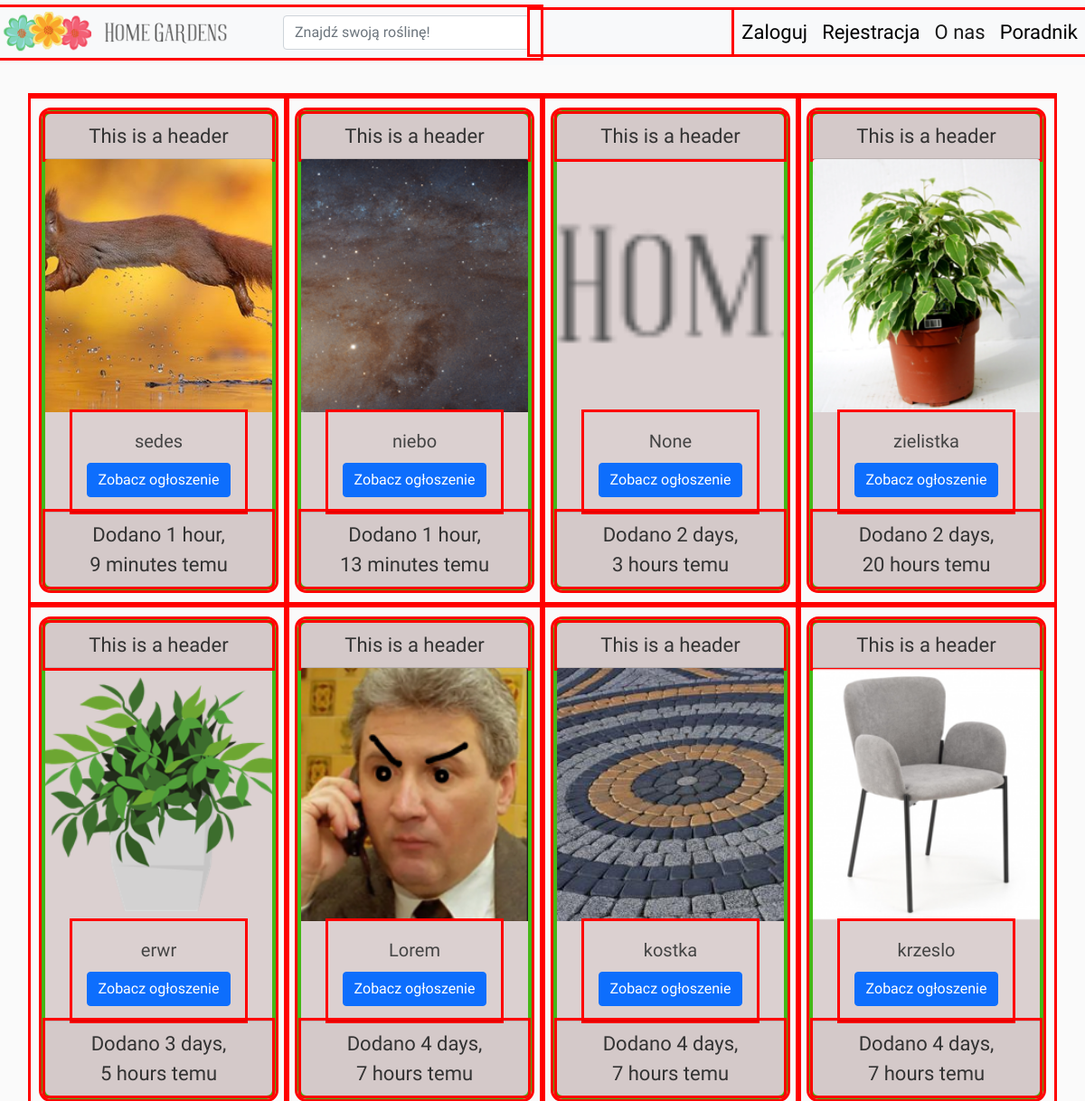
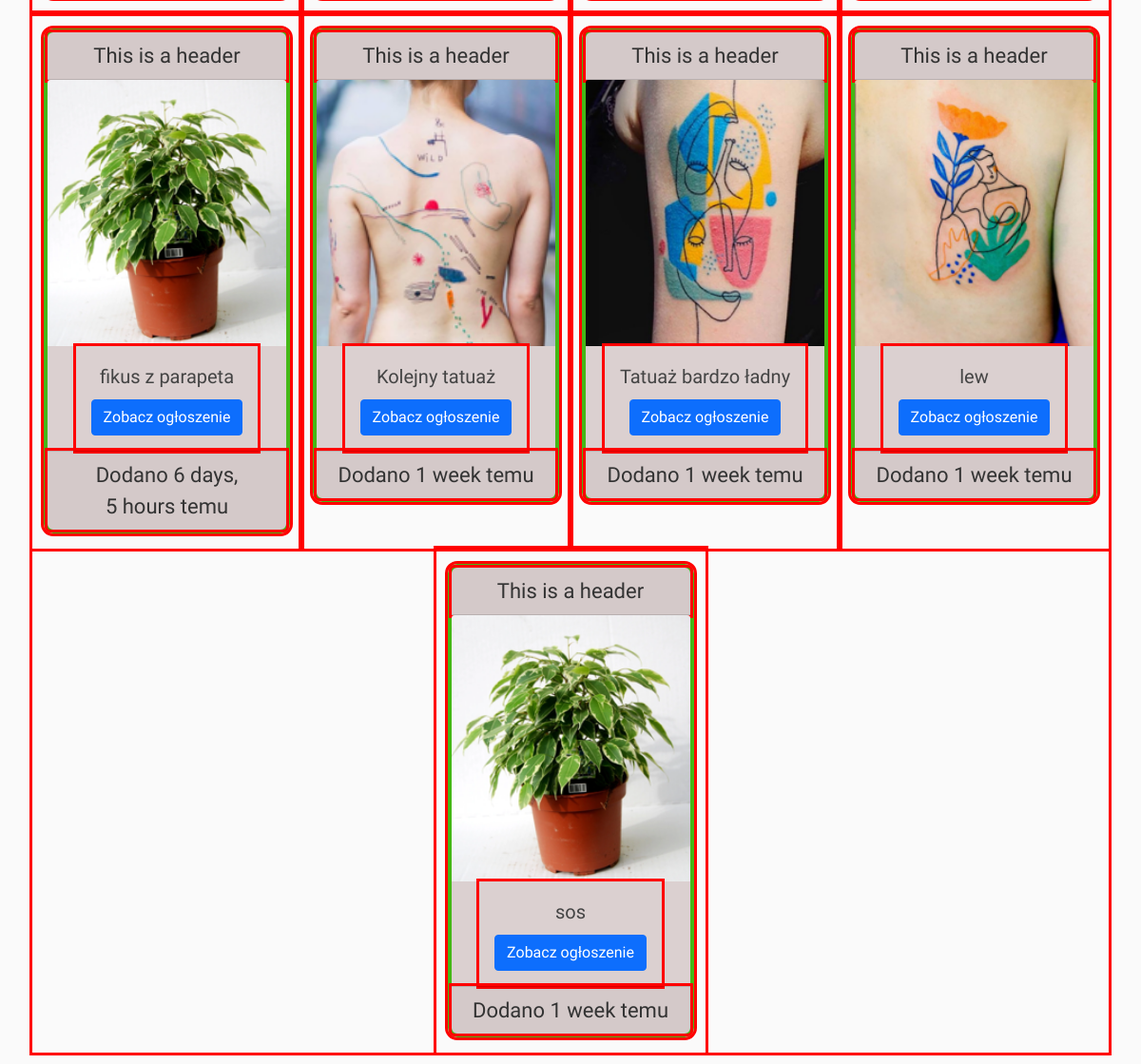
The page / on the database its author committed (2 pictures, top to bottom).
### home/models.py (models this page shows, shortened)
class Offer(models.Model):
    title = models.CharField(
        max_length=100, verbose_name="Nazwa przedmiotu:", null=True, blank=True)
    description = models.TextField(
        max_length=500, verbose_name="Opis:", null=True, blank=True)
    price = models.FloatField(verbose_name="Cena:", null=True, blank=True)
    seller = models.ForeignKey(User, on_delete=models.CASCADE, null=True, blank=True, verbose_name='Sprzedawca: ')
    date_posted = models.DateTimeField(default=timezone.now)
    negotiable = models.BooleanField(verbose_name='Do negocjacji', default=True)
    category = models.ForeignKey(Category, on_delete=models.DO_NOTHING, default=None, verbose_name='Kategoria', null=True, blank=True)
    def get_absolute_url(self, *args, **kwargs):
        return reverse('offerdetail', kwargs={'pk': self.pk})

class OfferImage(models.Model):
    image = models.ImageField(verbose_name="  ",
        null=True, blank=True,
        upload_to='products_pics/', default='products_pics/default.png')
    offer = models.ForeignKey(
        Offer, on_delete=models.CASCADE, blank=True, null=True)

### home/views.py (the view)
# urls.py: path('', OfferListView.as_view(), name='offerlist'),
class OfferListView(ListView):
    model = Offer
    template_name = 'home/offer_list_view.html'
    context_object_name = 'offers'
    ordering = ['-date_posted']

### home/templates/home/offer_list_view.html
{% extends "home/base.html" %}
{% block content %}
<div class="row d-flex justify-content-center">
    {% for offer in offers %}
    <div class="col-9 col-sm-6 col-lg-3 ">
            <div class="card content-section2  w-100 my-3 " style='padding: 0'>
                <div class="card-header">
                    This is a header
                </div>
                <a href="{{ offer.get_absolute_url }}"><img src="{{ offer.offerimage_set.all.first.image.url }}"
                    class="card-img-top img-fluid mx-auto mw-100"
                alt="cover-photo"></a>
                <div class="card-body mx-auto">
                    <h5 class="card-title text-center py-1">{{ offer.title }}</h5>
                    <a href="{{ offer.get_absolute_url }}" class="btn btn-primary">Zobacz ogłoszenie</a>
                </div>
                <div class='card-footer mx-auto w-100'>
                    <p class="card-text">Dodano {{ offer.date_posted|timesince }} temu</p>
                </div>
            </div>
    </div>
    {% endfor %}
</div>
{% endblock content %}

### home/templates/home/base.html (shortened to what this page needs)
<!DOCTYPE html>
{% load static %}
<html lang="en">
<head>
    <link href="https://cdn.jsdelivr.net/npm/bootstrap@5.0.1/dist/css/bootstrap.min.css"
          rel="stylesheet">
    <link rel="stylesheet" type="text/css" href="{% static 'home/main1.css' %}">
</head>
<body>
    <nav class="site-header navbar navbar-expand-lg navbar-light bg-light fixed-top">
<div class='row'>
        <a class="navbar-brand col align-self-center" href="{% url 'offerlist' %}">
            <img class="img-fluid" src="{% static 'HomeGardensLogo.png' %}" alt="Home Garden Logo">
        </a>
        <form class="form-inline col align-self-center" method="GET">
            <input type="text" name="" id="" class="form-control" placeholder="Znajdź swoją roślinę!"
                aria-describedby="helpId">
        </form>
</div>
            <div class="collapse navbar-collapse" id="navbarNavAltMarkup">
                <div class="navbar-nav ms-lg-auto">
                {% if user.is_authenticated %}
                    <a class="nav-item nav-link" href="{% url 'offercreate' %}">Dodaj ogłoszenie</a>
                    <a class="nav-item nav-link" href="#">Twój profil</a>
                    <a class="nav-item nav-link" href="{% url 'logout' %}">Wyloguj</a>
                {% else %}
                    <a class="nav-item nav-link" href="{% url 'login' %}">Zaloguj</a>
                    <a class="nav-item nav-link" href="{% url 'login' %}">Rejestracja</a>
                {% endif %}
                    <a class="nav-item nav-link active" href="#">O nas</a>
                    <a class="nav-item nav-link" href="#">Poradnik</a>
                </div>
            </div>
    </nav>
    <main role="main" class="container p-3">
        {% block content %}
        {% endblock %}
    </main>
</body>
</html>

### home/static/home/main1.css (style rules this page uses)
body { background: #fafafa; color: #333333; margin-top: 5rem; padding: 10px; font-family: 'Aleo'; font-size: 22px; }
h1, h2, h3, h4, h5, h6 { color: #444444; }
.card-img-top { width: 100%; height: 35vh; object-fit: cover; }
.site-header .navbar-nav .nav-link { color: #000000; }
.site-header .navbar-nav .nav-link.active { font-weight: 500; }
.content-section2 { background: #dbd0d0; border: 4px solid #44b817; border-radius: 10px; padding: 10px 20px; text-align: center; }
div { outline: 3px solid red; }

### rows shown on the page
Offer: offerimage_set.all.first.image (picture), title "sedes", date_posted "1 hour, 9 minutes"
Offer: offerimage_set.all.first.image (picture), title "niebo", date_posted "1 hour, 13 minutes"
Offer: offerimage_set.all.first.image (picture), title "None", date_posted "2 days, 3 hours"
Offer: offerimage_set.all.first.image (picture), title "zielistka", date_posted "2 days, 20 hours"
Offer: offerimage_set.all.first.image (picture), title "erwr", date_posted "3 days, 5 hours"
Offer: offerimage_set.all.first.image (picture), title "Lorem", date_posted "4 days, 7 hours"
Offer: offerimage_set.all.first.image (picture), title "kostka", date_posted "4 days, 7 hours"
Offer: offerimage_set.all.first.image (picture), title "krzeslo", date_posted "4 days, 7 hours"
Offer: offerimage_set.all.first.image (picture), title "fikus z parapeta", date_posted "6 days, 5 hours"
Offer: offerimage_set.all.first.image (picture), title "Kolejny tatuaż", date_posted "1 week"
Offer: offerimage_set.all.first.image (picture), title "Tatuaż bardzo ładny", date_posted "1 week"
Offer: offerimage_set.all.first.image (picture), title "lew", date_posted "1 week"
Offer: offerimage_set.all.first.image (picture), title "sos", date_posted "1 week"
